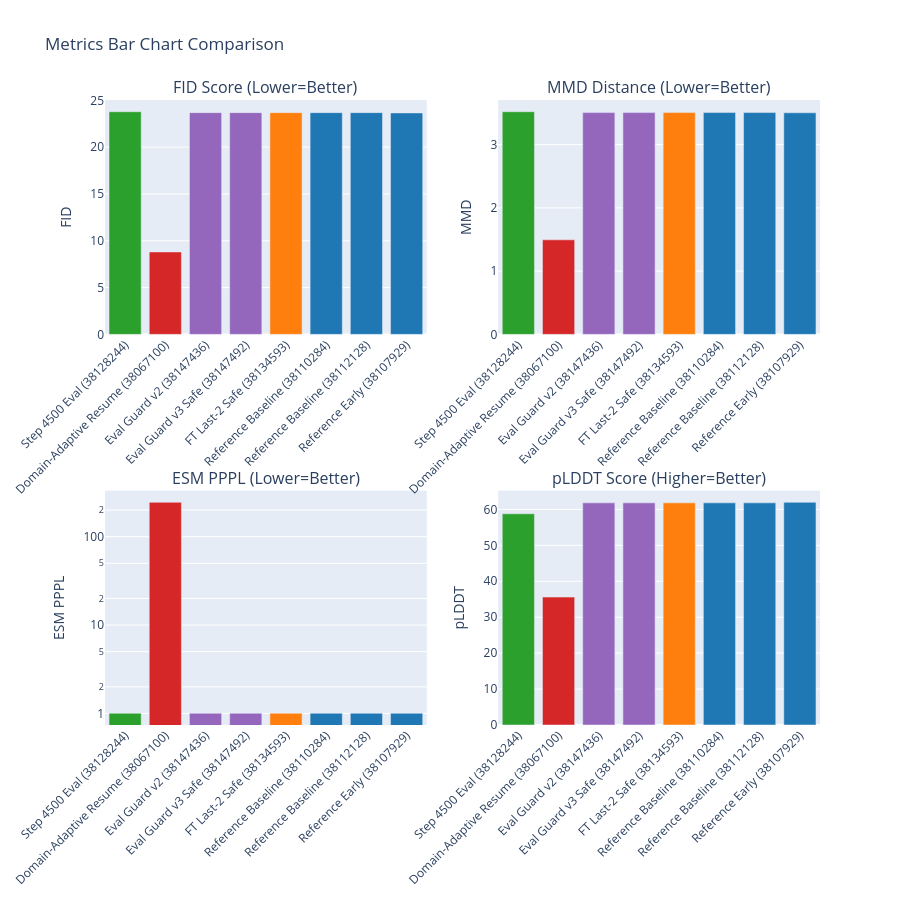

The notebook cell saved with this chart:
### Markdown cell above
## 7. Bar Charts for Direct Comparison

### Code cell
# Create bar chart comparing metrics
fig = make_subplots(
    rows=2, cols=2,
    subplot_titles=('FID Score (Lower=Better)', 'MMD Distance (Lower=Better)', 
                    'ESM PPPL (Lower=Better)', 'pLDDT Score (Higher=Better)'),
    specs=[[{}, {}], [{}, {}]]
)

# Sort runs by variant for better visual grouping
df_sorted = df.sort_values('Variant')
colors_bar = [{'Reference': '#1f77b4', 'FT Last-2': '#ff7f0e', 'Checkpoint Selection': '#2ca02c', 
                'Domain-Adaptive': '#d62728', 'Eval Guard': '#9467bd'}[v] for v in df_sorted['Variant']]

# FID
fig.add_trace(
    go.Bar(x=df_sorted['Run Name'], y=df_sorted['FID'], marker=dict(color=colors_bar), 
           name='FID', showlegend=False),
    row=1, col=1
)

# MMD
fig.add_trace(
    go.Bar(x=df_sorted['Run Name'], y=df_sorted['MMD'], marker=dict(color=colors_bar),
           name='MMD', showlegend=False),
    row=1, col=2
)

# ESM PPPL (log scale for better visibility with outlier)
fig.add_trace(
    go.Bar(x=df_sorted['Run Name'], y=df_sorted['ESM PPPL'], marker=dict(color=colors_bar),
           name='ESM PPPL', showlegend=False),
    row=2, col=1
)

# pLDDT
fig.add_trace(
    go.Bar(x=df_sorted['Run Name'], y=df_sorted['pLDDT'], marker=dict(color=colors_bar),
           name='pLDDT', showlegend=False),
    row=2, col=2
)

fig.update_yaxes(title_text='FID', row=1, col=1)
fig.update_yaxes(title_text='MMD', row=1, col=2)
fig.update_yaxes(title_text='ESM PPPL', row=2, col=1, type='log')
fig.update_yaxes(title_text='pLDDT', row=2, col=2)

fig.update_layout(height=900, title_text='Metrics Bar Chart Comparison', showlegend=False)
fig.update_xaxes(tickangle=-45)
fig.show()

### Figure 1 — Plotly figure (JSON) as saved in the notebook; plotly's stock layout.template omitted (floating-point values rounded to 4 significant figures)
{"data": [{"marker": {"color": ["#2ca02c", "#d62728", "#9467bd", "#9467bd", "#ff7f0e", "#1f77b4", "#1f77b4", "#1f77b4"]}, "name": "FID", "showlegend": false, "type": "bar", "x": ["Step 4500 Eval (38128244)", "Domain-Adaptive Resume (38067100)", "Eval Guard v2 (38147436)", "Eval Guard v3 Safe (38147492)", "FT Last-2 Safe (38134593)", "Reference Baseline (38110284)", "Reference Baseline (38112128)", "Reference Early (38107929)"], "xaxis": "x", "y": [23.78, 8.804, 23.69, 23.69, 23.69, 23.69, 23.69, 23.65], "yaxis": "y"}, {"marker": {"color": ["#2ca02c", "#d62728", "#9467bd", "#9467bd", "#ff7f0e", "#1f77b4", "#1f77b4", "#1f77b4"]}, "name": "MMD", "showlegend": false, "type": "bar", "x": ["Step 4500 Eval (38128244)", "Domain-Adaptive Resume (38067100)", "Eval Guard v2 (38147436)", "Eval Guard v3 Safe (38147492)", "FT Last-2 Safe (38134593)", "Reference Baseline (38110284)", "Reference Baseline (38112128)", "Reference Early (38107929)"], "xaxis": "x2", "y": [3.52, 1.495, 3.507, 3.507, 3.507, 3.507, 3.507, 3.503], "yaxis": "y2"}, {"marker": {"color": ["#2ca02c", "#d62728", "#9467bd", "#9467bd", "#ff7f0e", "#1f77b4", "#1f77b4", "#1f77b4"]}, "name": "ESM PPPL", "showlegend": false, "type": "bar", "x": ["Step 4500 Eval (38128244)", "Domain-Adaptive Resume (38067100)", "Eval Guard v2 (38147436)", "Eval Guard v3 Safe (38147492)", "FT Last-2 Safe (38134593)", "Reference Baseline (38110284)", "Reference Baseline (38112128)", "Reference Early (38107929)"], "xaxis": "x3", "y": [1.005, 244.6, 1.004, 1.004, 1.004, 1.004, 1.004, 1.004], "yaxis": "y3"}, {"marker": {"color": ["#2ca02c", "#d62728", "#9467bd", "#9467bd", "#ff7f0e", "#1f77b4", "#1f77b4", "#1f77b4"]}, "name": "pLDDT", "showlegend": false, "type": "bar", "x": ["Step 4500 Eval (38128244)", "Domain-Adaptive Resume (38067100)", "Eval Guard v2 (38147436)", "Eval Guard v3 Safe (38147492)", "FT Last-2 Safe (38134593)", "Reference Baseline (38110284)", "Reference Baseline (38112128)", "Reference Early (38107929)"], "xaxis": "x4", "y": [58.78, 35.6, 61.83, 61.83, 61.83, 61.83, 61.83, 61.97], "yaxis": "y4"}], "layout": {"annotations": [{"font": {"size": 16}, "showarrow": false, "text": "FID Score (Lower=Better)", "x": 0.225, "xanchor": "center", "xref": "paper", "y": 1, "yanchor": "bottom", "yref": "paper"}, {"font": {"size": 16}, "showarrow": false, "text": "MMD Distance (Lower=Better)", "x": 0.775, "xanchor": "center", "xref": "paper", "y": 1, "yanchor": "bottom", "yref": "paper"}, {"font": {"size": 16}, "showarrow": false, "text": "ESM PPPL (Lower=Better)", "x": 0.225, "xanchor": "center", "xref": "paper", "y": 0.375, "yanchor": "bottom", "yref": "paper"}, {"font": {"size": 16}, "showarrow": false, "text": "pLDDT Score (Higher=Better)", "x": 0.775, "xanchor": "center", "xref": "paper", "y": 0.375, "yanchor": "bottom", "yref": "paper"}], "height": 900, "showlegend": false, "title": {"text": "Metrics Bar Chart Comparison"}, "xaxis": {"anchor": "y", "domain": [0, 0.45], "tickangle": -45}, "xaxis2": {"anchor": "y2", "domain": [0.55, 1], "tickangle": -45}, "xaxis3": {"anchor": "y3", "domain": [0, 0.45], "tickangle": -45}, "xaxis4": {"anchor": "y4", "domain": [0.55, 1], "tickangle": -45}, "yaxis": {"anchor": "x", "domain": [0.625, 1], "title": {"text": "FID"}}, "yaxis2": {"anchor": "x2", "domain": [0.625, 1], "title": {"text": "MMD"}}, "yaxis3": {"anchor": "x3", "domain": [0, 0.375], "title": {"text": "ESM PPPL"}, "type": "log"}, "yaxis4": {"anchor": "x4", "domain": [0, 0.375], "title": {"text": "pLDDT"}}}}
